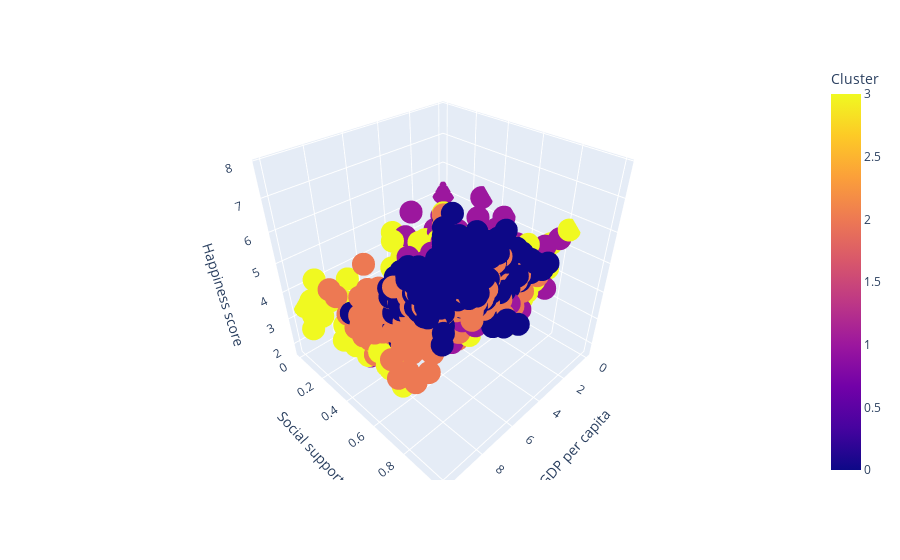

Write notebook code for a chart like this one.
### Code cell
X = df[numeric_cols].dropna()
scaler = StandardScaler()
X_scaled = scaler.fit_transform(X)

kmeans = KMeans(n_clusters=4, random_state=0).fit(X_scaled)
df['Cluster'] = kmeans.labels_

fig = px.scatter_3d(df, x='GDP per capita', y='Social support', z='Happiness score',
                    color='Cluster', hover_name='Country')
fig.show()

### Figure 1 — Plotly figure (JSON) as saved in the notebook; plotly's stock layout.template omitted (floating-point values rounded to 4 significant figures; data arrays with more than 128 entries replaced by an {"elided": "..."} marker saying what was removed)
{"data": [{"hovertemplate": "<b>%{hovertext}</b><br><br>GDP per capita=%{x}<br>Social support=%{y}<br>Happiness score=%{z}<br>Cluster=%{marker.color}<extra></extra>", "hovertext": {"elided": "1502 str values"}, "legendgroup": "", "marker": {"color": {"elided": "1502 int values"}, "coloraxis": "coloraxis", "symbol": "circle"}, "mode": "markers", "name": "", "scene": "scene", "showlegend": false, "type": "scatter3d", "x": {"elided": "1502 float values"}, "y": {"elided": "1502 float values"}, "z": {"elided": "1502 float values"}}], "layout": {"coloraxis": {"colorbar": {"title": {"text": "Cluster"}}, "colorscale": [[0, "#0d0887"], [0.1111, "#46039f"], [0.2222, "#7201a8"], [0.3333, "#9c179e"], [0.4444, "#bd3786"], [0.5556, "#d8576b"], [0.6667, "#ed7953"], [0.7778, "#fb9f3a"], [0.8889, "#fdca26"], [1, "#f0f921"]]}, "legend": {"tracegroupgap": 0}, "margin": {"t": 60}, "scene": {"domain": {"x": [0, 1], "y": [0, 1]}, "xaxis": {"title": {"text": "GDP per capita"}}, "yaxis": {"title": {"text": "Social support"}}, "zaxis": {"title": {"text": "Happiness score"}}}}}
